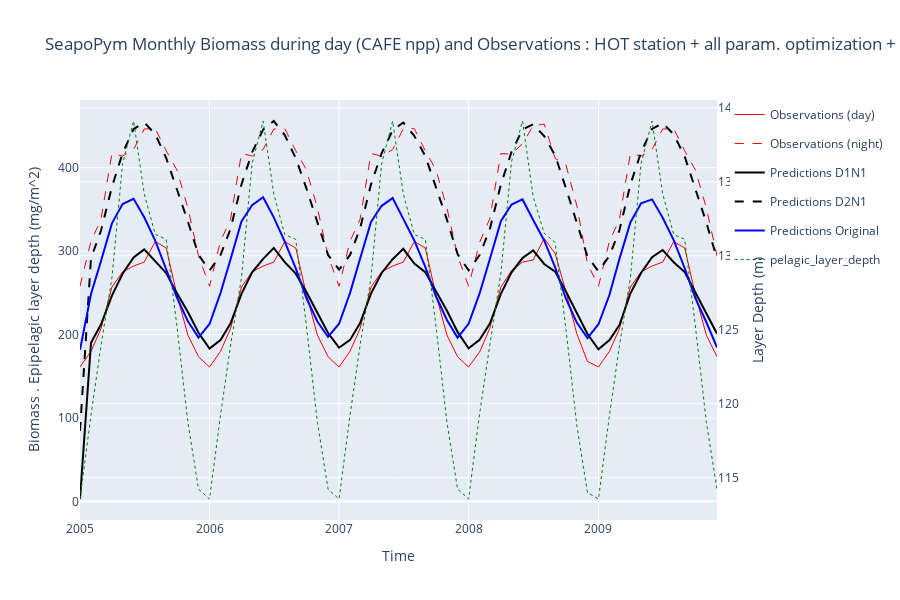

The notebook cell saved with this chart:
### Code cell
fig = go.Figure(
    layout={
        "title": "SeapoPym Monthly Biomass during day (CAFE npp) and Observations : HOT station + all param. optimization + 2 groups",
        "xaxis": {"title": "Time"},
        "yaxis": {"title": "Biomass . Epipelagic layer depth (mg/m^2)"},
    }
)


fig.add_trace(
    go.Scatter(
        x=monthly_obs_day.index,
        y=monthly_obs_day,
        fill=None,
        mode="lines",
        line={"color": "red", "width": 1},
        name="Observations (day)",
    )
)

fig.add_trace(
    go.Scatter(
        x=monthly_obs_night.index,
        y=monthly_obs_night,
        mode="lines",
        line={"color": "red", "width": 1, "dash": "dash"},
        name="Observations (night)",
    )
)
fig.add_trace(
    go.Scatter(
        x=monthly_pred_d1n1.index,
        y=monthly_pred_d1n1,
        fill=None,
        mode="lines",
        line={"color": "black"},
        name="Predictions D1N1",
    )
)
fig.add_trace(
    go.Scatter(
        x=(monthly_pred_d1n1 + monthly_pred_d2n1).index,
        y=(monthly_pred_d1n1 + monthly_pred_d2n1),
        fill=None,
        mode="lines",
        line={"color": "black", "dash": "dash"},
        name="Predictions D2N1",
    )
)

fig.add_trace(
    go.Scatter(
        x=monthly_pred_orignal.index,
        y=monthly_pred_orignal,
        fill=None,
        mode="lines",
        line={"color": "blue"},
        name="Predictions Original",
    )
)

fig.add_trace(px.line(monthly_layer).data[0])
fig.update_traces(
    yaxis="y2",
    selector={"name": "pelagic_layer_depth"},
    line={"color": "green", "width": 1, "dash": "dot"},
)
fig.update_layout(
    yaxis2={"title": "Layer Depth (m)", "overlaying": "y", "side": "right"},
    height=600,
)

fig.show()
